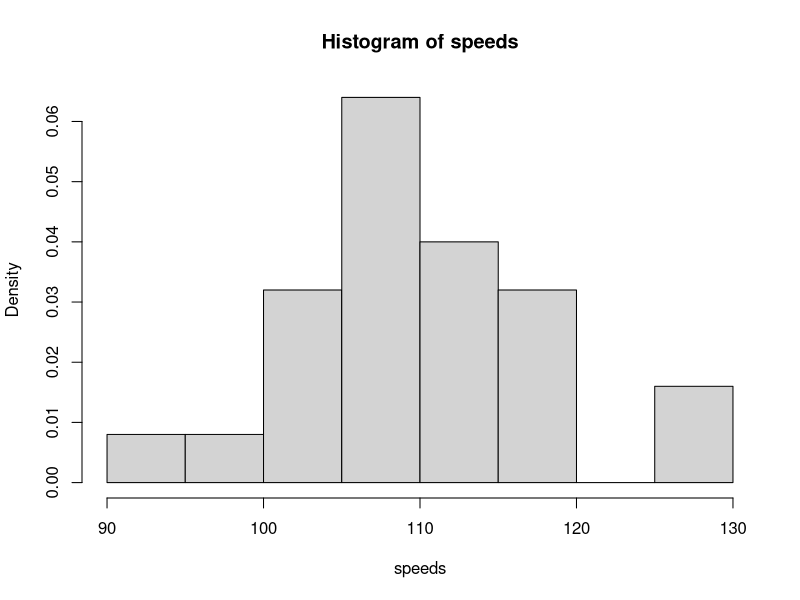

R code for this plot:
## ---- chunk 1
speeds = c(128,107,107,92,118,114,117,109,115,106,109,106,109,120,112,105,114,119,110,130, 104, 103, 99, 113,104)
shapiro.test(speeds)
hist(speeds, freq = FALSE)
## ---- chunk 2
calcCI = function (x,alpha){
  m = mean(x)
  n = length(x)
  s = sd(x)
  stud = qt(1-alpha/2, n-1)
  q1 = m-stud*s/sqrt(n)
  q2 = m + stud*s/sqrt(n)
  return(round(c(stud,
                 q1,
                 q2),3))
}

calcCI(speeds, 0.02)
